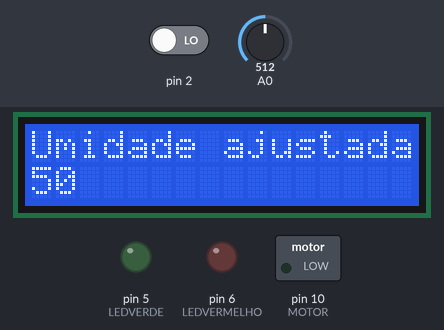
Recording of a sketch running on a simulated Arduino Uno, built with avr-gcc and run on an emulated ATmega328P. Shown: 16×2 character LCD, switched loads named in the sketch (green lamp = pin HIGH), output pins drawn as LEDs (lit = HIGH). The inputs (shaded band) are chosen by the test bench; at power-on: A0 = 512, pin 2 LOW.

Above: at 1.2 s.
1.3 s: A0 set to 532
At 15.0 s:
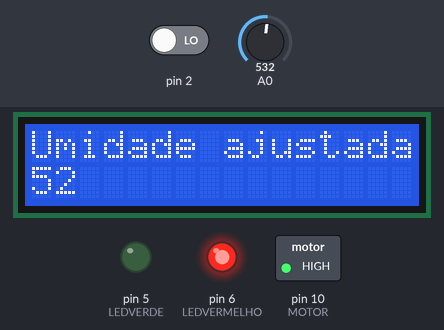
15.3 s: pin 2 driven HIGH
At 27.5 s:
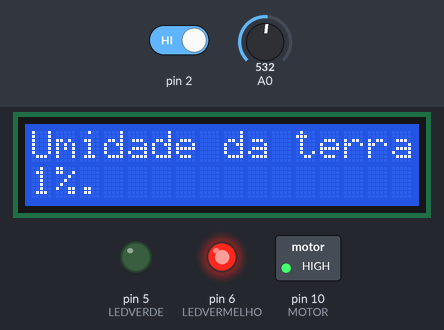
29.3 s: A0 set to 12
At 39.8 s:
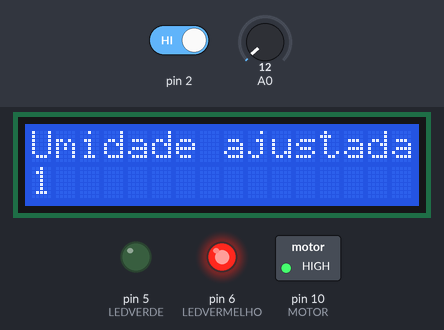
43.3 s: A0 set to 9
At 56.7 s:
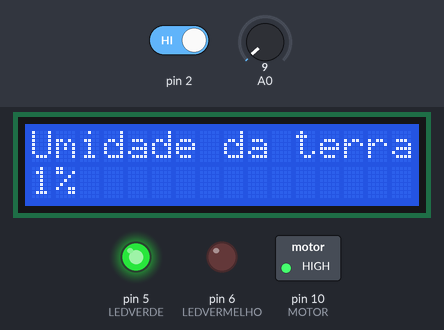
57.3 s: A0 set to 122
At 61.1 s:
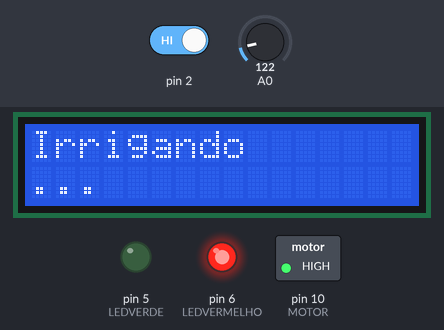
67.8 s: A0 set to 0
At 72.1 s:
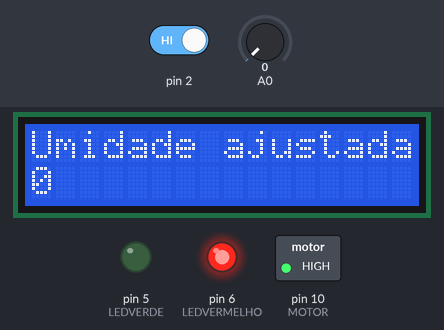
Timing chart, 0 to 75.9 s (numbered marks = the images above; inputs shaded):
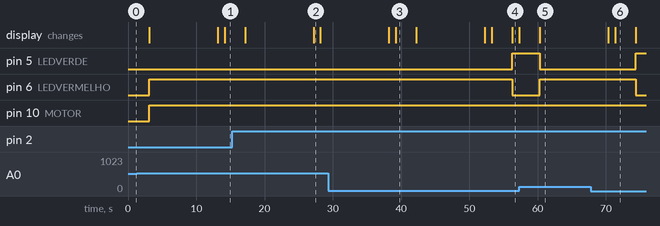

Measured:
- the behaviour switches between 521 and 522 on A0 (found by bisection; images 0 and 1)
- the behaviour switches between 11 and 10 on A0 (found by bisection; images 3 and 4)
- after the input at 29.3 s, the display: first differs from a run without the input after 9.9 s (image 3)
- after the input at 43.3 s, pin 5 (LEDVERDE): LOW → HIGH after 13.0 s; pin 6 (LEDVERMELHO): HIGH → LOW after 13.0 s; the display: first differs from a run without the input after 10.0 s (image 4 shows a later state)
- after the input at 57.3 s, pin 5 (LEDVERDE): HIGH → LOW after 3.0 s; pin 6 (LEDVERMELHO): LOW → HIGH after 3.0 s; the display: first changes at once (image 5 shows a later state)
- after the input at 67.8 s, pin 5 (LEDVERDE): LOW → HIGH after 6.6 s; pin 6 (LEDVERMELHO): HIGH → LOW after 6.6 s; the display: first differs from a run without the input after 3.6 s (image 6)
- what the display in image 2 shows lasts 1.0 s, from 27.2 s to 28.2 s

The sketch:

sketchPrincipal.ino
```cpp
#include <LiquidCrystal_I2C.h>
#include <Wire.h>

#define LCD_ENDERECO 0x20

const int LEDVERDE = 5;
const int LEDVERMELHO = 6;
const int MOTOR = 10;

int umidadePotenciometro = 0;
int leituraSensor;

int leituraPotenciometro;
int leituraPotenciometroformatada;

int valorAtual;
int valorAntigo;

// Crie uma instância do display LCD
LiquidCrystal_I2C lcd(LCD_ENDERECO, 16, 2);

void setup() {
  // LEDs
  pinMode(LEDVERMELHO, OUTPUT);
  pinMode(LEDVERDE, OUTPUT);

  // Motor (Bomba)
  pinMode(MOTOR, OUTPUT);

  // Sensor
  pinMode(2, INPUT);

  // Display
  lcd.init();
  lcd.backlight();

}

void loop() {
  leituraPotenciometro = analogRead(A0);
  leituraPotenciometroformatada = map(leituraPotenciometro, 0, 1023, 0, 100);

  valorAtual = leituraPotenciometroformatada;
  PotenciometroAlterado(leituraPotenciometroformatada);

  umidadePotenciometro = leituraPotenciometroformatada;

  leituraSensor = digitalRead(2);

  if (leituraSensor >= 0) {
    // Se a umidade estiver abaixo da especificada, aciona o LED e a bomba d'agua
    if (leituraSensor <= umidadePotenciometro) {
      digitalWrite(LEDVERMELHO, HIGH);
      digitalWrite(LEDVERDE, LOW);

      // Simula a ativação da bomba
      digitalWrite(MOTOR, HIGH);

      lcd.clear();
      display("Irrigando");
      lcd.print("...");

      // Após a ativação da bomba, o sistema espera cerca de 10 sec antes de verificar a umidade novamente
      delay(10000);

      // Se a umidade estiver acima da identificada, então a terra está úmida
      if (leituraSensor > umidadePotenciometro) {

        // Desligar o motor
        digitalWrite(MOTOR, LOW);

        lcd.clear();
        display("Irrigacao feita");

        delay(2000);

      }

    } else {
      digitalWrite(LEDVERMELHO, LOW);
      digitalWrite(LEDVERDE, HIGH);
    }
  }

  // Exibe o nível de umidade no LCD
  display("Umidade da terra");
  lcd.print(leituraSensor);
  lcd.print("%");

  delay(1000);

}

int display(String string1) {
  // Serve para reduzir a repetição de código

  lcd.setCursor(0, 0);
  lcd.print(string1);
  lcd.setCursor(0, 1);
}

void PotenciometroAlterado(int valor) {
  // Sempre que o potenciometro for alterado, o valor será impresso no display

  if (valorAtual != valorAntigo) {
    lcd.clear();
    display("Umidade ajustada");
    lcd.print(valor);
    valorAntigo = valorAtual;
    delay(3000);
  }
}
```
